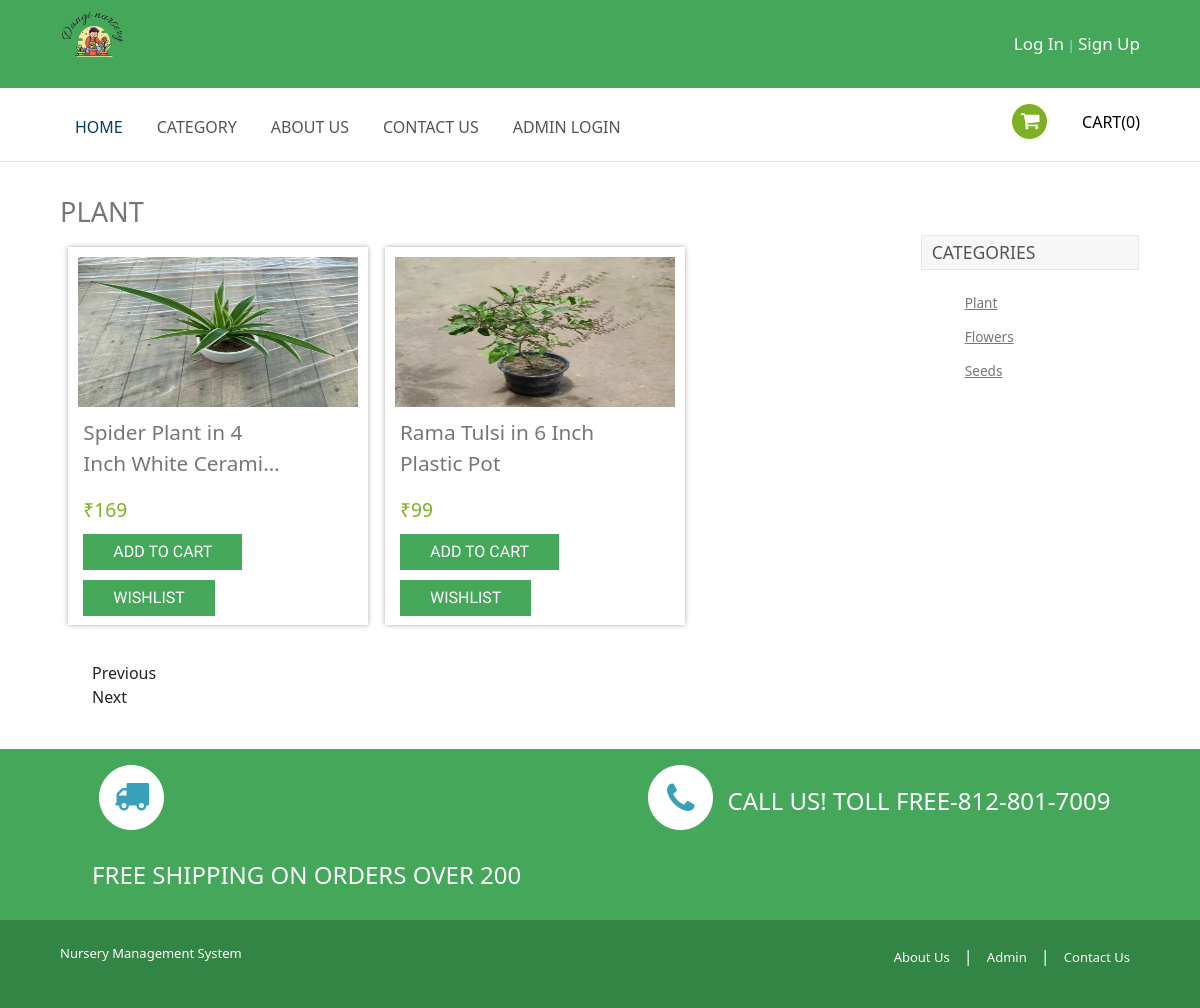
Page /nms/products.php?cid=1&&catname=Plant on the committed database.
### tables this page shows
CREATE TABLE `tblproducts` (
  `ID` int(5) NOT NULL,
  `category` int(5) DEFAULT NULL,
  `productName` varchar(250) DEFAULT NULL,
  `productweight` varchar(100) DEFAULT NULL,
  `productPrice` decimal(10,0) DEFAULT NULL,
  `productDescription` mediumtext DEFAULT NULL,
  `productInstruction` mediumtext DEFAULT NULL,
  `shippingCharge` decimal(10,0) DEFAULT NULL,
  `productAvailability` varchar(50) DEFAULT NULL,
  `productImage1` varchar(250) DEFAULT NULL,
  `productImage2` varchar(250) DEFAULT NULL,
  `productImage3` varchar(250) DEFAULT NULL,
  `addedBy` varchar(250) DEFAULT NULL,
  `CreationDate` timestamp NULL DEFAULT current_timestamp()
);

CREATE TABLE `tblcategory` (
  `ID` int(5) NOT NULL,
  `CategoryName` varchar(250) DEFAULT NULL,
  `CategoryDescription` mediumtext DEFAULT NULL,
  `CreatedBy` varchar(250) DEFAULT NULL,
  `CreationDate` timestamp NULL DEFAULT current_timestamp()
);

### nms/products.php (the view, shortened to what this page needs)
<?php
include('includes/config.php');
?>
<!DOCTYPE HTML>
<html>
<head>
    <link href="css/style.css" rel="stylesheet" type="text/css" media="all" />
    <link href="css/form.css" rel="stylesheet" type="text/css" media="all" />
    <link href="css/megamenu.css" rel="stylesheet" type="text/css" media="all" />
</head>
<body>
    <?php include_once('includes/header.php');?>
    <div class="mens">
        <div class="main">
            <div class="wrap">
                <div class="cont span_2_of_3">
                    <h2 class="head"><?php echo $_GET['catname'];?></h2>
                    <div class="top-box">
                        <?php
if (isset($_GET['page_no']) && $_GET['page_no']!="") {
	$page_no = $_GET['page_no'];
	} else {
		$page_no = 1;
        }
	$total_records_per_page = 10;
    $offset = ($page_no-1) * $total_records_per_page;
	$previous_page = $page_no - 1;
	$next_page = $page_no + 1;
	$result_count = mysqli_query($con,"SELECT COUNT(ID) As total_records FROM tblproducts where category='$cid'");
	$total_records = mysqli_fetch_array($result_count);
	$total_records = $total_records['total_records'];
    $total_no_of_pages = ceil($total_records / $total_records_per_page);
            $cid=intval($_GET['cid']);
$ret=mysqli_query($con,"select * from tblproducts where category='$cid' LIMIT $offset, $total_records_per_page");
while ($row=mysqli_fetch_array($ret)) {
?>
                        <div class="col_1_of_3 span_1_of_3">
                            <a href="single-product.php?pid=<?php  echo $row['ID'];?>">
                                <div class="inner_content clearfix">
                                    <div class="product_image">
                                        <a href="single-product.php?pid=<?php  echo $row['ID'];?>"><img
                                                src="admin/productimages/<?php echo $row['productImage1'];?>"
                                                width="280" height="150" alt=""></a>
                                    </div>
                                    <div class="price">
                                        <div class="cart-left">
                                            <p class="title"><?php echo $row['productName'];?></p>
                                            <div class="price1">
                                                <span class="actual">&#x20b9;<?php echo $row['productPrice'];?></span>
                                            </div>
                                        </div>
                                        <div style="margin-top: 5%;">
                                            <?php if($_SESSION['nmsuid']==""){?>
                                            <a href="login.php"><button class="grey">Add to cart</button></a>
                                            <?php } ?>
                                        </div>
                                    </div>
                                </div>
                                <div style="margin-left: 5%;">
                                    <?php if($_SESSION['nmsuid']==""){?>
                                    <a href="login.php"><button class="grey">Wishlist</button></a>
                                    <?php } ?>
                                </div>
                            </a>
                        </div><?php } ?>
                    </div>
                </div>
                <div class="rsidebar span_1_of_left">
                    <h5 class="m_1">Categories</h5>
                    <ul class="kids"><?php
                                    $ret=mysqli_query($con,"select * from tblcategory");
									while ($row=mysqli_fetch_array($ret)) {
									?>
                        <li><a
                                href="products.php?cid=<?php  echo $row['ID'];?>&&catname=<?php  echo $row['CategoryName'];?>"><?php  echo $row['CategoryName'];?></a>
                        </li><?php } ?>
                    </ul>
                </div>
                <div class="pagination">
                    <ul>
                        <li <?php if($page_no <= 1){ echo "class='disabled'"; } ?>>
                            <a <?php if($page_no > 1){ echo "href='?page_no=$previous_page'"; } ?>>Previous</a>
                        </li>
                        <li <?php if($page_no >= $total_no_of_pages){ echo "class='disabled'"; } ?>>
                            <a
                                <?php if($page_no < $total_no_of_pages) { echo "href='?page_no=$next_page'"; } ?>>Next</a>
                        </li>
                    </ul>
                </div>
            </div>
        </div>
    </div>
    <?php include_once('includes/footer.php');?>
</body>
</html>

### nms/css/style.css (style rules this page uses)
html, body, div, span, applet, object, iframe, h1, h2, h3, h4, h5, h6, p, blockquote, pre, a, abbr, acronym, address, big, cite, code, del, dfn, em, img, ins, kbd, q, s, samp, small, strike, strong, sub, sup, tt, var, b, u, i, dl, dt, dd, ol, nav ul, nav li, fieldset, form, label, legend, table, caption, tbody, tfoot, thead, tr, th, td, article, aside, canvas, details, embed, figure, figcaption, footer, header, hgroup, menu, nav, output, ruby, section, summary, time, mark, audio, video { margin: 0; padding: 0; border: 0; font-size: 100%; font: inherit; vertical-align: baseline; }
ol, ul { list-style: none; margin: 0; padding: 0; }
a { text-decoration: none; }
img { max-width: 100%; }
body { font-family: 'Exo 2', sans-serif; background: #fff; }
.wrap { width: 87%; margin: 0 auto; -moz-transition: all .2s linear; -webkit-transition: all .2s linear; -o-transition: all .2s linear; -ms-transition: all .2s linear; }
.main { margin: 2% 0; }
.cont { display: block; float: left; margin: 1% 0 1% 0; }
.rsidebar { display: block; float: left; margin: 2.7% 0 1% 2.6%; }
.span_2_of_3 { width: 77.1%; }
.span_1_of_3 { width: 31.2%; -webkit-transition: all 0.4s ease; -moz-transition: all 0.4s ease; -o-transition: all 0.4s ease; transition: all 0.4s ease; }
.span_1_of_left { width: 20.2%; }
.col_1_of_3 { height: 378px; width: 300px; display: block; float: left; margin: 1%; box-shadow: 0 0 5px #aaa; -webkit-box-shadow: 0 0 5px #aaa; -moz-box-shadow: 0 0 5px #aaa; -o-box-shadow: 0 0 5px #aaa; }
h2.head { font-size: 1.7em; text-transform: uppercase; color: #777; margin-bottom: 10px; }
.price { padding: 10px 0 0 5px; }
.inner_content { padding: 10px; position: relative; }
.product_image { transition: opacity 0.4s ease; }
.product_image img::before { display: block; border: 1px solid #f0f0f0; transition: all 0.4 ease-in-out; }
.cart-left { width: 73.5%; float: left; margin-right: 2.6%; }
p.title { color: #777; font-size: 1.3em; display: -webkit-box; -webkit-line-clamp: 2; -webkit-box-orient: vertical; overflow: hidden; }
.price1 { margin: 10px 0px; }
span.actual { color: #7db122; font-size: 1.2em; }
.top-box { margin-bottom: 2%; }
button.grey { margin-right: 20px; display: inline-block; text-decoration: none; cursor: pointer; background: #44a75a; font-size: 0.95; line-height: 16px; text-transform: uppercase; padding: 10px 30px; color: #FFF; border: none; float: left; font-family: 'Exo 2', sans-serif; outline: none; }
h5.m_1 { color: #555; font-size: 1.1em; padding: 6px 10px; background: #F7F7F7; margin: 20px 0; border: 1px solid #E6E6E6; text-transform: uppercase; }
ul.kids { margin-bottom: 20px; }
ul.kids li { margin-bottom: 10px; }
ul.kids li a { color: #777; font-size: 0.85em; padding: 10px 12px; }
.mens { border-top: 1px solid #ddd; }
@media (max-width:1366px) { .wrap { width: 95%; } }
@media (max-width:1280px) { .wrap { width: 90%; } }

### rows in the picture
tblproducts: productImage1 (picture), productName "Spider Plant in 4 Inch White…", productPrice "169"
tblproducts: productImage1 (picture), productName "Rama Tulsi in 6 Inch Plastic Pot", productPrice "99"
tblcategory: CategoryName "Plant"
tblcategory: CategoryName "Flowers"
tblcategory: CategoryName "Seeds"

### other values in the picture
$resultss['totalp'] "0"
$_GET['catname'] "PLANT"
